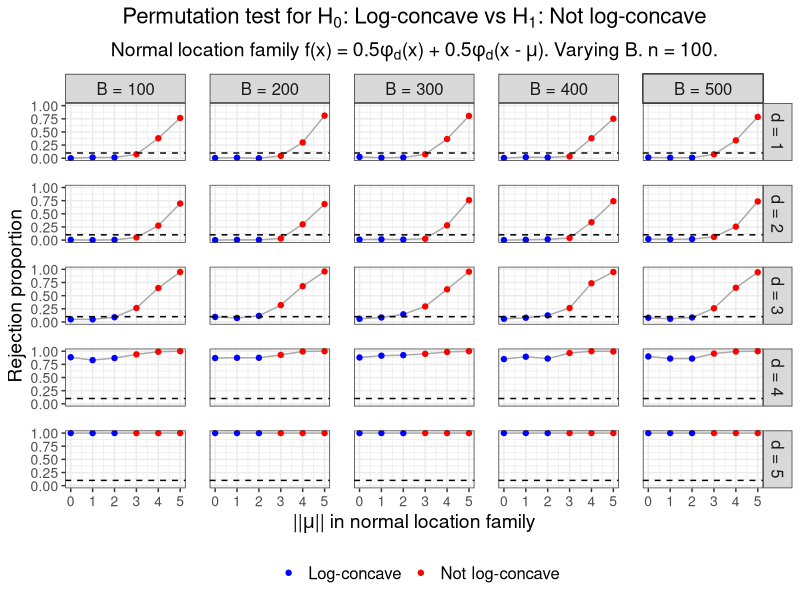

Reproduce this figure in R.
# Create Figure 12 in appendix.
# Plot results from Cule et al. (2010) permutation test of
# H_0: log-concave versus H_1: not log-concave.
# Use two-component normal location model.

suppressMessages(library(data.table))
suppressMessages(library(tidyverse))

# Create theme
paper_theme <- theme_bw() +
  theme(plot.title = element_text(hjust = 0.5, size = 16),
        plot.subtitle = element_text(hjust = 0.5, size = 14),
        legend.title = element_text(size = 14),
        axis.title = element_text(size = 14),
        legend.text = element_text(size = 12),
        axis.text = element_text(size = 12),
        strip.text = element_text(size = 12),
        panel.spacing = unit(1.2, "lines"))

# Read in data
results <- fread("sim_data/fig12_perm_test.csv")

# Get rejection proportion at each (d, mu_norm) combination
reject_df <- results %>% 
  group_by(n_obs, d, mu_norm, B) %>% 
  dplyr::summarise(reject_prop = mean(reject),
                   sim_count = n())

# Check parameters
stopifnot(unique(results$equal_space_mu) == 0,
          unique(results$n_obs) == 100,
          sort(unique(results$mu_norm)) == 0:5,
          unique(reject_df$sim_count) == 200)

# Plot rejection proportions at varying numbers of shuffles (B), n = 100.
perm_test_reject_B_vary <- reject_df %>% 
  mutate(d = factor(d, levels = 1:5, 
                    labels = c("d = 1", "d = 2", "d = 3", "d = 4", "d = 5")),
         log_concave = 
           factor(mu_norm, levels = 0:5, 
                  labels = c("Log-concave", "Log-concave", "Log-concave", 
                             "Not log-concave", "Not log-concave", 
                             "Not log-concave")),
         B = factor(B, levels = c(100, 200, 300, 400, 500),
                    labels = c("B = 100", "B = 200", "B = 300", 
                               "B = 400", "B = 500"))) %>% 
  ggplot(aes(x = mu_norm, y = reject_prop, col = log_concave)) +
  facet_grid(d ~ B) +
  geom_line(color = "darkgrey") +
  geom_point() +
  geom_hline(yintercept = 0.10, lty = "dashed") +
  labs(x = expression("||"*mu*"|| in normal location family"), 
       y = "Rejection proportion",
       col = "",
       title = expression("Permutation test for H"[0]*
                            ": Log-concave vs H"[1]*": Not log-concave"),
       subtitle = expression("Normal location family f(x) = 0.5"*phi[d]*"(x)"~
                               "+ 0.5"*phi[d]*"(x -"~mu*"). Varying B. n = 100.")) +
  scale_color_manual(values = c("blue", "red")) +
  paper_theme +
  theme(legend.position = "bottom",
        axis.text = element_text(size = 10))

#####################
##### Save plot #####
#####################

ggsave(plot = perm_test_reject_B_vary,
       filename = "sim_plots/figure_12.pdf",
       width = 8, height = 7)
